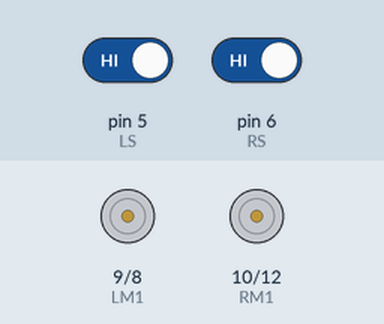
Recording of a sketch running on a simulated Arduino Uno, built with avr-gcc and run on an emulated ATmega328P. Parts: motor-driver pin pairs drawn as motors (green arrow = first pin HIGH = forward, orange = second pin HIGH = backward, longer = more drive, scaled by the enable pin). The test bench sets the inputs (shaded band); at power-on: pin 5 (LS) HIGH, pin 6 (RS) HIGH.

Above: at 1.2 s.
1.3 s: pin 5 (LS) driven LOW
At 2.2 s:
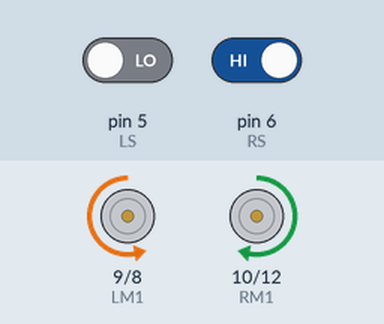
2.8 s: pin 6 (RS) driven LOW
At 3.3 s:
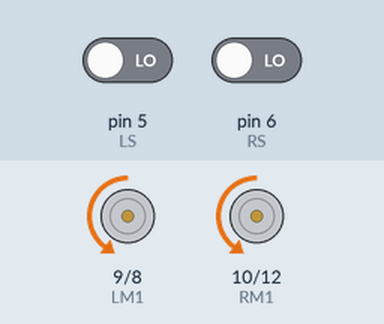
4.3 s: pin 5 (LS) driven HIGH
At 5.7 s:
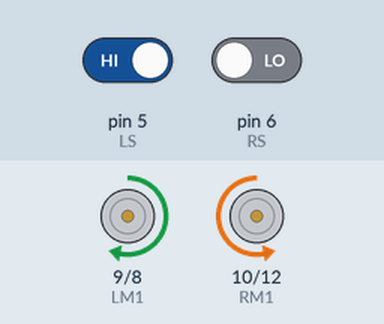
Timing chart, 0 to 7.3 s (numbered marks = the images above; inputs shaded):
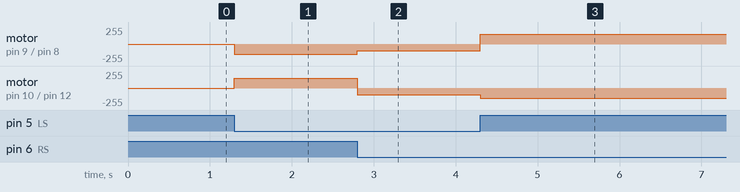

The sketch:

Line_follower_robot_code.ino
```cpp
/*-------definning Inputs------*/
#define RS 6      // left sensor
#define LS 5  // right sensor

/*-------definning Outputs------*/
#define LM1 9       // left motor
#define LM2 8       // left motor
#define RM1 10       // right motor
#define RM2 12      // right motor
#define MtrspeedA  3
#define MtrspeedB  11


int lSpeed = 135,rSpeed = 135;

void forward();
void right();
void left();
void stp();


void setup()
{
  pinMode(LS, INPUT);
  pinMode(RS, INPUT);
  pinMode(LM1, OUTPUT);
  pinMode(LM2, OUTPUT);
  pinMode(RM1, OUTPUT);
  pinMode(RM2, OUTPUT);
}

void loop()
{
  lSpeed = 100,rSpeed = 100;


  if(!(digitalRead(LS)) && !(digitalRead(RS)))     // Move Forward
  {
    forward();
  }

  if(digitalRead(LS) && !(digitalRead(RS)))     // Turn right
  {
    right();
  }

  if(!(digitalRead(LS)) && digitalRead(RS))     // turn left
  {
    left();
  }

  if(digitalRead(LS) && digitalRead(RS))     // stop
  {
    stp();
  }

}


void forward()
{
    digitalWrite(LM1, LOW);
    digitalWrite(LM2, HIGH);
    digitalWrite(RM1, LOW);
    digitalWrite(RM2, HIGH);
    analogWrite(MtrspeedA, rSpeed);
    analogWrite(MtrspeedB, lSpeed);
}

void right()
{
    lSpeed = 150;
    rSpeed = 150;
    digitalWrite(LM1, HIGH);
    digitalWrite(LM2, LOW);
    digitalWrite(RM1, LOW);
    digitalWrite(RM2, HIGH);
    analogWrite(MtrspeedA, rSpeed);
    analogWrite(MtrspeedB, lSpeed);
}

void left()
{
    lSpeed = 150;
    rSpeed = 150;
    digitalWrite(LM1, LOW);
    digitalWrite(LM2, HIGH);
    digitalWrite(RM1, HIGH);
    digitalWrite(RM2, LOW);
    analogWrite(MtrspeedA, rSpeed);
    analogWrite(MtrspeedB, lSpeed);
}

void stp()
{
    digitalWrite(LM1, HIGH);
    digitalWrite(LM2, HIGH);
    digitalWrite(RM1, HIGH);
    digitalWrite(RM2, HIGH);
    analogWrite(MtrspeedA, 0);
    analogWrite(MtrspeedB, 0);


}
```

Measured:
- after the input at 1.3 s, motor on pin 9 (LM1) / pin 8 (LM2): stopped → backward 150/255 at once; motor on pin 10 (RM1) / pin 12 (RM2): stopped → forward 150/255 at once
- after the input at 2.8 s, motor on pin 9 (LM1) / pin 8 (LM2): backward 150/255 → backward 100/255 at once; motor on pin 10 (RM1) / pin 12 (RM2): forward 150/255 → backward 100/255 at once
- after the input at 4.3 s, motor on pin 9 (LM1) / pin 8 (LM2): backward 100/255 → forward 150/255 at once; motor on pin 10 (RM1) / pin 12 (RM2): backward 100/255 → backward 150/255 at once
